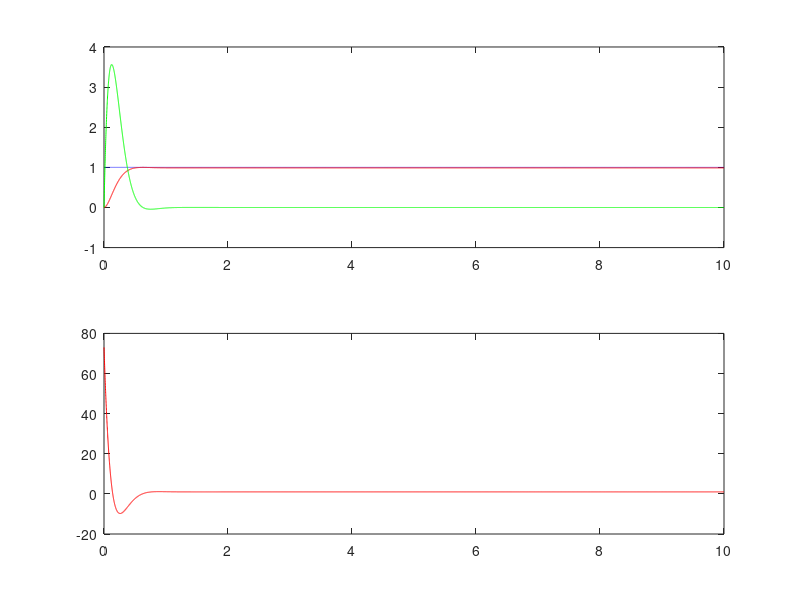

Source code (MATLAB):
A=[0 1; -1 -1];B=[0; 1];C=eye(2);D=zeros(2,1);
G=ss(A,B,C,D)

cm=ctrb(A,B); rank(cm) % check 2

p=[-7+5j, -7-5j];

K=place(A,B,p);

clp_evalues=eig(A-B*K) %check with p

Nx=[1; 0]; %차원 맞추기

Acl=A-B*K;
Bcl=B*K*Nx;
Ccl=C;
Dcl=D*K*Nx;

Gcl=ss(Acl,Bcl,Ccl,Dcl); %closed model의 state space model

% step input(reference)
t=0:0.001:10;
r=ones(length(t),1);
[y,t,x]=lsim(Gcl,r,t);

u=K*(Nx-x'); %복구

subplot(2,1,1)
plot(t,r,'b-.',t,x(:,1),'r-',t,x(:,2),'g')
subplot(2,1,2)
plot(t,u,'r-')